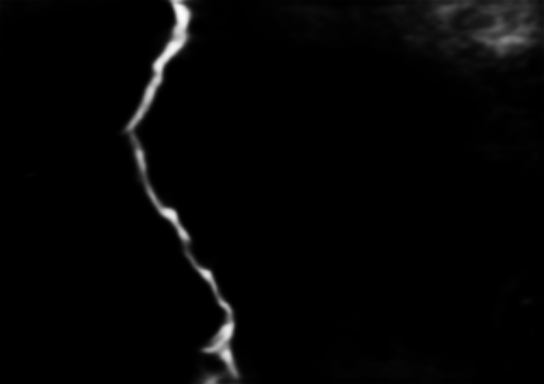
#> input picture U2Net/11270-1_mask.png, 544 x 384 px, given as the content of the folder bob1k/Desktop/MASTER/Thesis/hed_project/saved_models/u2netv4, which was not available
$ python post_processing.py   (older library calls are emulated)
#> lines starting #> are read from the running program, lines starting #| are printed output that depends on the picture; after the words box and inside, x2 and y2 are one past the last pixel; in counts of white or black regions, pixels touching at a corner belong together; pictures that were not available may be replaced by others from this repository, and a replacement may not be noted
#> in process_one, img is the input picture: shape (384, 544); min 0, max 254, mean 5
import os
import glob
import cv2
import numpy as np

# === Your folders ===
IN_DIR  = r"C:\Users\bob1k\Desktop\MASTER\Thesis\hed_project\saved_models\u2netv4"
OUT_DIR = r"C:\Users\bob1k\Desktop\MASTER\Thesis\hed_project\saved_models\u2netv4_PostProcessed"
os.makedirs(OUT_DIR, exist_ok=True)

# --- Tunables (adjust if needed) ---
MAX_EDGE_THICK = 8    # max thickness (px) of each edge line we accept
MAX_GAP        = 60   # max distance (px) between the two edges to fill
SMOOTH_ITERS   = 1    # small closing to seal 1px gaps in the filled area

# ---------- Edge detection (robust for float inputs + soft edges) ----------
def canny_edges_strong_or_float_safe(img: np.ndarray) -> np.ndarray:
    # Ensure uint8 0..255
    if img.dtype != np.uint8:
        img = np.clip(img, 0, 1) if img.max() <= 1.0 else np.clip(img / 255.0, 0, 1)
        img = (img * 255).astype(np.uint8)

    blur = cv2.GaussianBlur(img, (3, 3), 0)

    gx = cv2.Sobel(blur, cv2.CV_16S, 1, 0, ksize=3)
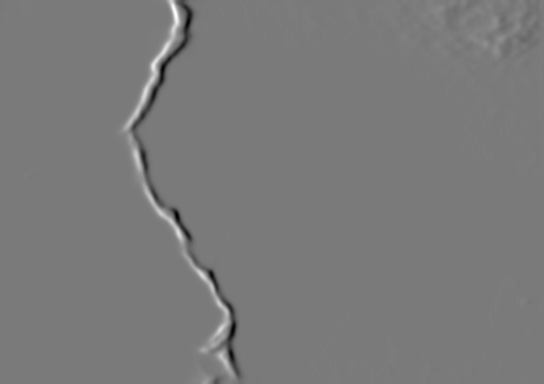
#> gx: shape (384, 544) int16; min -352, max 378, mean 0; drawn with min black and max white
    gy = cv2.Sobel(blur, cv2.CV_16S, 0, 1, ksize=3)
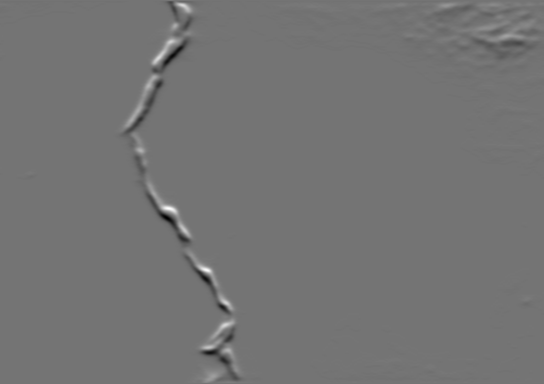
#> gy: shape (384, 544) int16; min -293, max 349, mean -0.2; drawn with min black and max white
    mag = cv2.convertScaleAbs(
        cv2.addWeighted(cv2.convertScaleAbs(gx), 1.0, cv2.convertScaleAbs(gy), 1.0, 0)
    )
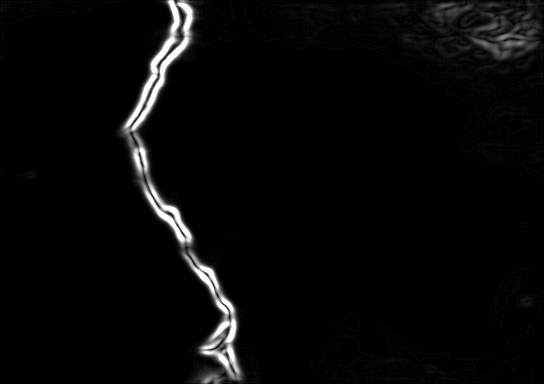
#> mag: shape (384, 544); min 0, max 255, mean 8
    otsu, _ = cv2.threshold(mag, 0, 255, cv2.THRESH_BINARY + cv2.THRESH_OTSU)
#> otsu = 98
    low  = int(max(5, otsu * 0.5))
#> low = 49
    high = int(max(low + 1, otsu * 1.5))
#> high = 147

    edges = cv2.Canny(blur, low, high)
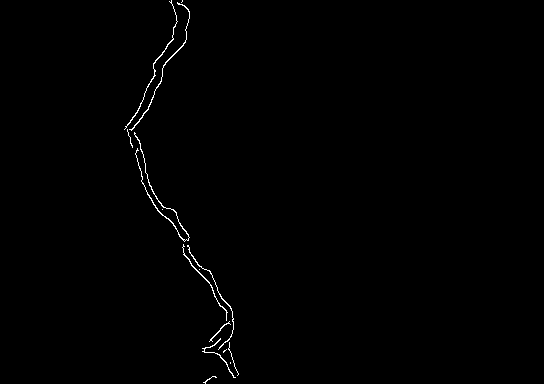
#> edges: shape (384, 544); 0.55% white in thin lines or dots, all inside (x1, y1, x2, y2) = (124, 0, 239, 384)
    return (edges > 0).astype(np.uint8) * 255  # strict binary

# ---------- Scanline fill between two edges ----------
def _runs_1d(binary_line: np.ndarray):
    """Return [(start,end)] for each run of 1s in a 1D binary array."""
    ones = np.where(binary_line > 0)[0]
    if len(ones) == 0:
        return []
    # split into runs
    split_ix = np.where(np.diff(ones) > 1)[0] + 1
    groups = np.split(ones, split_ix)
    runs = [(g[0], g[-1]) for g in groups]
    return runs

def _fill_between_on_axis(edges: np.ndarray, axis: int,
                          max_edge_thick: int, max_gap: int) -> np.ndarray:
    """
    Fill between two edge runs along rows (axis=0) or columns (axis=1).
    Returns a binary mask of the filled area.
    """
#> called with axis = 0, max_edge_thick = 8, max_gap = 60
    h, w = edges.shape
#> h = 384; w = 544
    filled = np.zeros_like(edges, dtype=np.uint8)

    if axis == 0:  # row-wise
        for y in range(h):
            runs = _runs_1d(edges[y, :])
            if len(runs) < 2:
                continue
            # Keep only thin runs (edge-like)
            runs = [r for r in runs if (r[1] - r[0] + 1) <= max_edge_thick]
            if len(runs) < 2:
                continue
            # Consider adjacent run pairs and pick the closest ones
            best_pair = None
            best_gap = None
            for (a0, a1), (b0, b1) in zip(runs[:-1], runs[1:]):
                gap = max(0, b0 - a1 - 1)
                if gap <= max_gap:
                    if best_gap is None or gap < best_gap:
                        best_gap = gap
                        best_pair = (a1 + 1, b0 - 1)
            if best_pair and best_pair[0] <= best_pair[1]:
                filled[y, best_pair[0]:best_pair[1] + 1] = 255
#> this loop made 384 passes
#> (split_ix in _runs_1d, runs) on passes 1, 7, 8: ([1], [(171, 171), (182, 182)]), ([1], [(173, 173), (184, 185)]), ([1], [(173, 173), (185, 186)])
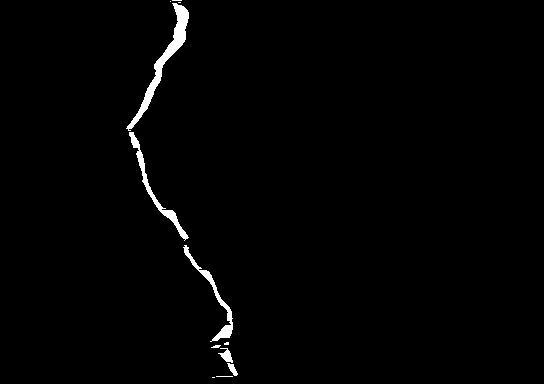
#> filled: shape (384, 544); 1.3% white; 12 white regions (6 under 20 px), largest, box (x1, y1, x2, y2) and area: (126, 3, 189, 131) 1183, (129, 132, 189, 241) 648, (183, 245, 233, 342) 594, (218, 348, 233, 363) 111, (227, 363, 238, 376) 69, (211, 345, 221, 348) 21
    else:  # column-wise
        for x in range(w):
            runs = _runs_1d(edges[:, x])
            if len(runs) < 2:
                continue
            runs = [r for r in runs if (r[1] - r[0] + 1) <= max_edge_thick]
            if len(runs) < 2:
                continue
            best_pair = None
            best_gap = None
            for (a0, a1), (b0, b1) in zip(runs[:-1], runs[1:]):
                gap = max(0, b0 - a1 - 1)
                if gap <= max_gap:
                    if best_gap is None or gap < best_gap:
                        best_gap = gap
                        best_pair = (a1 + 1, b0 - 1)
            if best_pair and best_pair[0] <= best_pair[1]:
                filled[best_pair[0]:best_pair[1] + 1, x] = 255

    return filled

def fill_between_two_edges(edges: np.ndarray,
                           max_edge_thick: int = MAX_EDGE_THICK,
                           max_gap: int = MAX_GAP,
                           smooth_iters: int = SMOOTH_ITERS) -> np.ndarray:
    """
    Fill the region between two nearby edge lines using row- and column-wise scan.
    Returns strictly binary (0/255).
    """
    row_fill = _fill_between_on_axis(edges, axis=0,
                                     max_edge_thick=max_edge_thick, max_gap=max_gap)
    col_fill = _fill_between_on_axis(edges, axis=1,
                                     max_edge_thick=max_edge_thick, max_gap=max_gap)
#> call 2 of _fill_between_on_axis, with axis = 1, max_edge_thick = 8, max_gap = 60
#> after the loop in _fill_between_on_axis (call 2), `for x in range(w):`:
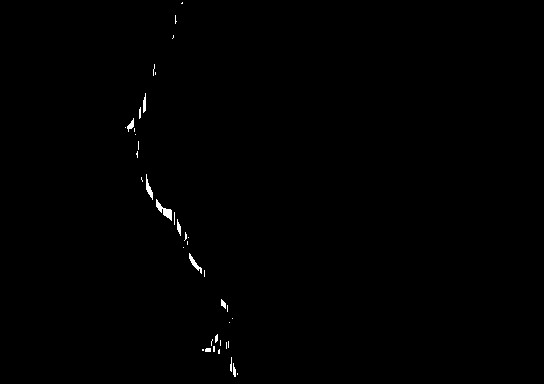
#> filled: shape (384, 544); 0.35% white; 40 white regions (28 under 20 px), largest, box (x1, y1, x2, y2) and area: (156, 199, 172, 221) 130, (189, 253, 202, 274) 78, (146, 174, 153, 200) 75
    filled = cv2.bitwise_or(row_fill, col_fill)
#> filled: shape (384, 544); 1.3% white; 10 white regions (6 under 20 px), largest, box (x1, y1, x2, y2) and area: (125, 3, 189, 241) 1867, (183, 241, 233, 346) 607, (218, 341, 238, 377) 211, (205, 340, 221, 352) 57

    # Small morphological closing to seal 1px holes; keep binary output
    if smooth_iters > 0:
        k = np.ones((3, 3), np.uint8)
        filled = cv2.morphologyEx(filled, cv2.MORPH_CLOSE, k, iterations=smooth_iters)
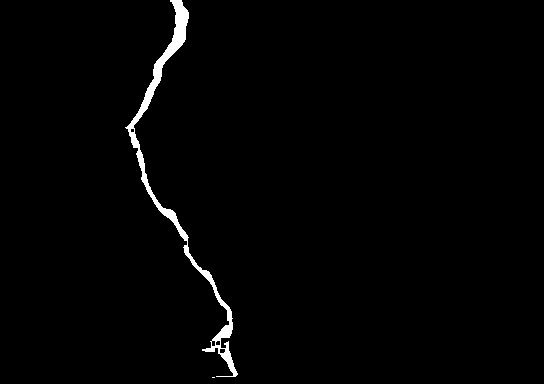
#> filled: shape (384, 544); 1.4% white; 2 white regions (1 under 20 px), largest, box (x1, y1, x2, y2) and area: (125, 0, 238, 377) 2912

    return (filled > 0).astype(np.uint8) * 255

# ---------- I/O ----------
def process_one(in_path: str, out_dir: str):
    img = cv2.imread(in_path, cv2.IMREAD_GRAYSCALE)
    if img is None:
        print(f"[WARN] Could not read: {in_path}")
        return

    edges = canny_edges_strong_or_float_safe(img)
    filled = fill_between_two_edges(edges,
                                    max_edge_thick=MAX_EDGE_THICK,
                                    max_gap=MAX_GAP,
                                    smooth_iters=SMOOTH_ITERS)

    base, ext = os.path.splitext(os.path.basename(in_path))
    cv2.imwrite(os.path.join(out_dir, f"{base}_edges{ext}"), edges)
    cv2.imwrite(os.path.join(out_dir, f"{base}_filled{ext}"), filled)

def main():
    patterns = ("*.png", "*.jpg", "*.jpeg", "*.tif", "*.tiff", "*.bmp")
    files = []
    for p in patterns:
        files.extend(glob.glob(os.path.join(IN_DIR, p)))
    if not files:
        print(f"[INFO] No images found in {IN_DIR}")
        return

    print(f"[INFO] Processing {len(files)} files...")
    for fp in files:
        process_one(fp, OUT_DIR)
        print(f"[OK] {os.path.basename(fp)}")
    print("[DONE] Saved to:", OUT_DIR)

if __name__ == "__main__":
    main()
